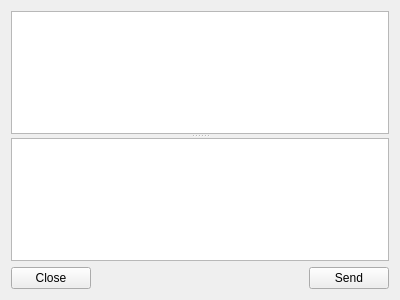
<?xml version="1.0" encoding="UTF-8"?>
<ui version="4.0">
 <class>MessagePage</class>
 <widget class="QWidget" name="MessagePage">
  <property name="geometry">
   <rect>
    <x>0</x>
    <y>0</y>
    <width>400</width>
    <height>300</height>
   </rect>
  </property>
  <property name="windowTitle">
   <string>Message</string>
  </property>
  <layout class="QVBoxLayout" name="verticalLayout">
   <item>
    <widget class="QSplitter" name="splitter">
     <property name="orientation">
      <enum>Qt::Vertical</enum>
     </property>
     <property name="childrenCollapsible">
      <bool>false</bool>
     </property>
     <widget class="QTextEdit" name="messagesTextEdit">
      <property name="horizontalScrollBarPolicy">
       <enum>Qt::ScrollBarAlwaysOff</enum>
      </property>
      <property name="readOnly">
       <bool>true</bool>
      </property>
      <property name="html">
       <string notr="true">&lt;!DOCTYPE HTML PUBLIC &quot;-//W3C//DTD HTML 4.0//EN&quot; &quot;http://www.w3.org/TR/REC-html40/strict.dtd&quot;&gt;
&lt;html&gt;&lt;head&gt;&lt;meta name=&quot;qrichtext&quot; content=&quot;1&quot; /&gt;&lt;style type=&quot;text/css&quot;&gt;
p, li { white-space: pre-wrap; }
&lt;/style&gt;&lt;/head&gt;&lt;body style=&quot; font-family:'MS Shell Dlg 2'; font-size:8.25pt; font-weight:400; font-style:normal;&quot;&gt;
&lt;p style=&quot;-qt-paragraph-type:empty; margin-top:0px; margin-bottom:0px; margin-left:0px; margin-right:0px; -qt-block-indent:0; text-indent:0px; font-size:8pt;&quot;&gt;&lt;/p&gt;&lt;/body&gt;&lt;/html&gt;</string>
      </property>
     </widget>
     <widget class="QTextEdit" name="messageTextEdit">
      <property name="horizontalScrollBarPolicy">
       <enum>Qt::ScrollBarAlwaysOff</enum>
      </property>
      <property name="html">
       <string notr="true">&lt;!DOCTYPE HTML PUBLIC &quot;-//W3C//DTD HTML 4.0//EN&quot; &quot;http://www.w3.org/TR/REC-html40/strict.dtd&quot;&gt;
&lt;html&gt;&lt;head&gt;&lt;meta name=&quot;qrichtext&quot; content=&quot;1&quot; /&gt;&lt;style type=&quot;text/css&quot;&gt;
p, li { white-space: pre-wrap; }
&lt;/style&gt;&lt;/head&gt;&lt;body style=&quot; font-family:'MS Shell Dlg 2'; font-size:8.25pt; font-weight:400; font-style:normal;&quot;&gt;
&lt;p style=&quot;-qt-paragraph-type:empty; margin-top:0px; margin-bottom:0px; margin-left:0px; margin-right:0px; -qt-block-indent:0; text-indent:0px; font-size:8pt;&quot;&gt;&lt;/p&gt;&lt;/body&gt;&lt;/html&gt;</string>
      </property>
     </widget>
    </widget>
   </item>
   <item>
    <layout class="QHBoxLayout" name="horizontalLayout">
     <item>
      <widget class="QPushButton" name="closeButton">
       <property name="text">
        <string>Close</string>
       </property>
      </widget>
     </item>
     <item>
      <spacer name="horizontalSpacer">
       <property name="orientation">
        <enum>Qt::Horizontal</enum>
       </property>
       <property name="sizeHint" stdset="0">
        <size>
         <width>40</width>
         <height>20</height>
        </size>
       </property>
      </spacer>
     </item>
     <item>
      <widget class="QPushButton" name="sendButton">
       <property name="text">
        <string>Send</string>
       </property>
      </widget>
     </item>
    </layout>
   </item>
  </layout>
 </widget>
 <resources/>
 <connections/>
</ui>
